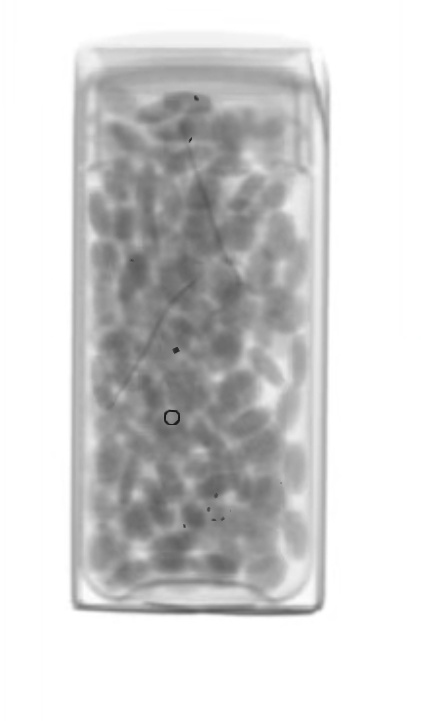
#> input picture output/images/0001.jpg, 421 x 721 px; its folder holds only this picture in this run
$ python batch_generate.py --bg_dir output/images --obj_dirs output/images
#> lines starting #> are read from the running program, lines starting #| are printed output that depends on the picture; after the words box and inside, x2 and y2 are one past the last pixel; in counts of white or black regions, pixels touching at a corner belong together
"""
批量化异物生成脚本

    用法:
    python batch_generate.py \
        --bg_dir ./backgrounds \
        --obj_dirs ./objects/条状 ./objects/点状 ./objects/块状 \
        --output ./output \
        --total 100 \
        --obj_count_min 1 --obj_count_max 5 \
        --scale_min 50 --scale_max 150 \
        --rotation_min 0 --rotation_max 360 \
        --gray_offset 30 \
        --viz_boxes

也可作为模块导入:
    from batch_generate import batch_generate, GenerationConfig
"""

import cv2
import numpy as np
import os
import sys
import random
import argparse
from dataclasses import dataclass, field
from typing import Optional
from pathlib import Path


# ─── Data structures ───────────────────────────────────────────────

@dataclass
class GenerationConfig:
    """生成参数配置"""
    bg_dir: str                          # 背景图文件夹路径
    obj_dirs: list[str] = field(default_factory=list)  # 异物素材文件夹列表
    output_dir: str = "./output"          # 输出目录
    total_count: int = 100                # 生成总张数
    obj_count_min: int = 1                # 每张图最少异物数
    obj_count_max: int = 5                # 每张图最多异物数
    scale_min: int = 50                   # 缩放最小百分比
    scale_max: int = 150                  # 缩放最大百分比
    rotation_min: int = 0                 # 旋转最小角度
    rotation_max: int = 360               # 旋转最大角度
    edge_margin: int = 40                 # 边缘留白（像素）
    blend_mode: str = "direct"            # 融合模式: "direct" | "poisson"
    bbox_strategy: str = "tight"          # 标注框策略: "tight" | "expand"
    bbox_expand_ratio: int = 10           # 扩张比例（百分比）
    max_dim: int = 400                    # 自动检测时的降采样最大尺寸
    class_name: str = "0"                 # classes.txt 内容（默认只有 0）
    viz_boxes: bool = False               # 是否生成背景图检测区域可视化
    gray_offset: int = 50                 # 异物灰度偏移量：异物灰度 = 局部背景均值 - 偏移量（确保异物比背景暗）


# ─── Helper functions ───────────────────────────────────────────────

def load_image(path: str) -> np.ndarray:
    """读取图像，支持透明通道"""
#> called with path = 'output/images/0001.jpg'
    img = cv2.imread(path, cv2.IMREAD_UNCHANGED)
#> img is the input picture: shape (721, 421, 3); mean B, G, R 210.1, 210.1, 210.1
    if img is None:
        raise FileNotFoundError(f"无法读取图像: {path}")
    return img


def random_in_range(mn: float, mx: float) -> float:
    return random.random() * (mx - mn) + mn


def point_in_polygon(px: float, py: float, poly: np.ndarray) -> bool:
    """射线法判断点是否在多边形内"""
    inside = False
    n = len(poly)
    j = n - 1
    for i in range(n):
        xi, yi = poly[i]
        xj, yj = poly[j]
        if ((yi > py) != (yj > py)) and (px < (xj - xi) * (py - yi) / (yj - yi) + xi):
            inside = not inside
        j = i
    return inside


def corners_inside(corners: list[tuple[float, float]], poly: np.ndarray) -> bool:
    """检查四个角是否都在多边形内"""
    return all(point_in_polygon(cx, cy, poly) for cx, cy in corners)


def read_existing_labels(bg_path: str) -> list[str]:
    """读取背景图已有的 YOLO 标注文件（同名 .txt），不存在则返回空列表"""
    txt_path = Path(bg_path).with_suffix(".txt")
    if txt_path.exists():
        with open(txt_path, "r") as f:
            return [line.strip() for line in f if line.strip()]
    return []


# ─── Auto-detect tilted boundary ────────────────────────────────────

def _otsu_threshold(gray: np.ndarray) -> int:
    """大津法自动阈值"""
    hist = cv2.calcHist([gray], [0], None, [256], [0, 256]).ravel()
    total = gray.size
    sum_total = np.dot(np.arange(256), hist)
    sum_b = 0.0
    w_b = 0
    max_var = 0.0
    threshold = 128
    for t in range(256):
        w_b += hist[t]
        if w_b == 0: continue
        w_f = total - w_b
        if w_f == 0: break
        sum_b += t * hist[t]
        m_b = sum_b / w_b
        m_f = (sum_total - sum_b) / w_f
        var_between = w_b * w_f * (m_b - m_f) ** 2
        if var_between > max_var:
            max_var = var_between
            threshold = t
    return threshold


def detect_tilted_boundary(img: np.ndarray, max_dim: int = 400) -> Optional[np.ndarray]:
    """
    自动检测 X 光图中异物的倾斜生成区域。
    使用百分位阈值 + 形态学闭运算 + 多连通分量合并 + 凸包最小面积矩形。
    返回 4 个角点的 numpy 数组 shape=(4,2)，或 None。
    """
#> called with max_dim = 400
    h, w = img.shape[:2]
    scale = min(1.0, max_dim / max(w, h))
    sw, sh = int(round(w * scale)), int(round(h * scale))
    small = cv2.resize(img, (sw, sh))

    if len(small.shape) == 3 and small.shape[2] >= 3:
        gray = cv2.cvtColor(small, cv2.COLOR_BGR2GRAY)
    elif len(small.shape) == 2:
        gray = small
    else:
        gray = small[:, :, 0] if small.shape[2] >= 1 else small

    # Otsu 阈值分割
    otsu_thresh = _otsu_threshold(gray)
#> in _otsu_threshold, `hist = cv2.calcHist([gray], [0], None, [256], [0, 256]).ravel()`: hist = 256 values, max 43559 at index 255, min 0 at index 0, mean 365.6
#> in _otsu_threshold, `sum_total = np.dot(np.arange(256), hist)`: sum_total = 19657120
#> the loop in _otsu_threshold, `for t in range(256):` made 256 passes
#> (w_b, w_f, sum_b, m_b, m_f, max_var) on passes 27, 28, 29, 30, 31, 33, 34, 36: (1, 93599, 26, 26, 210, 3.17e+09), (2, 93598, 53, 26.5, 210, 6.3e+09), (4, 93596, 109, 27.25, 210, 1.25e+10), (6, 93594, 167, 27.83, 210, 1.86e+10), (8, 93592, 227, 28.38, 210, 2.47e+10), (10, 93590, 291, 29.1, 210, 3.06e+10), (11, 93589, 324, 29.45, 210, 3.36e+10), (12, 93588, 359, 29.92, 210, 3.64e+10)
#> after the loop in _otsu_threshold, `for t in range(256):`: max_var = 2.01e+13; sum_b = 8549575; threshold = 200; w_b = 93600
#> otsu_thresh = 200
    _, binary = cv2.threshold(gray, otsu_thresh, 255, cv2.THRESH_BINARY_INV)
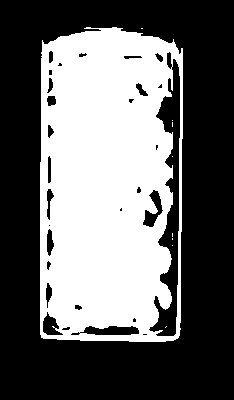
#> binary: shape (400, 234); 40.6% white; 9 white regions (8 under 20 px), largest, box (x1, y1, x2, y2) and area: (40, 27, 183, 342) 37940

    # 形态学闭运算 — 6% 核融合碎片化暗区
    close_ksize = max(7, int(min(sw, sh) * 0.06))
    if close_ksize % 2 == 0:
        close_ksize += 1
    kernel = cv2.getStructuringElement(cv2.MORPH_ELLIPSE, (close_ksize, close_ksize))
    closed = cv2.morphologyEx(binary, cv2.MORPH_CLOSE, kernel)
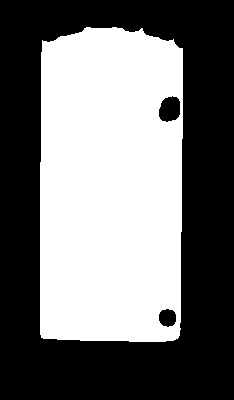
#> closed: shape (400, 234); 45.6% white; 1 white region, box (x1, y1, x2, y2) and area: (40, 27, 183, 342) 42682

    # 提取所有连通分量，保留面积 ≥ 最大分量 10% 的
    num_labels, labels, stats, _ = cv2.connectedComponentsWithStats(closed, connectivity=4)
#> num_labels = 2; stats = [[0, 0, 234, 400, 50918], [40, 27, 143, 315, 42682]]
#> (the rest of the program and of its run is left out)
